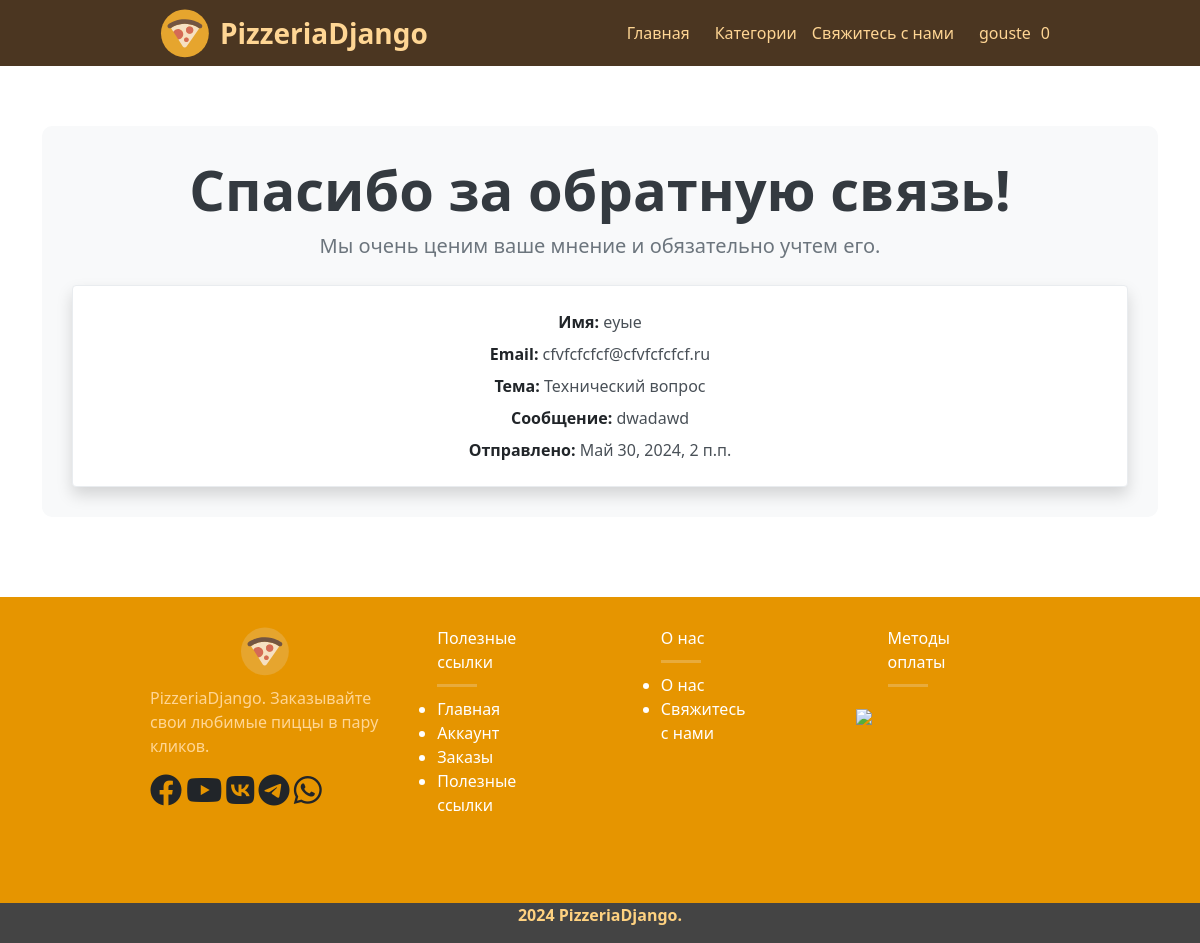
The page /feedback/feedback/thank_you/1/ (signed in) on the database its author committed.
### accounts/models.py (models this page shows, shortened)
class Account(AbstractBaseUser):
    first_name = models.CharField(max_length=100)
    last_name = models.CharField(max_length=100,blank=True)
    username = models.CharField(max_length=100,unique=True)
    phone = models.CharField(max_length=100,unique=True)
    email = models.CharField(max_length=100,unique=True)
    registered_on = models.DateTimeField(auto_now_add=True)
    last_active = models.DateTimeField(auto_now=True)
    is_active = models.BooleanField(default=True)
    is_admin = models.BooleanField(default=False)
    is_superuser = models.BooleanField(default=False)
    is_staff = models.BooleanField(default=False)
    USERNAME_FIELD = 'email'
    REQUIRED_FIELDS = ['first_name','last_name','username','phone']
    objects = AccountManager()

### feedback/models.py (models this page shows, shortened)
class Feedback(models.Model):
    THEMES_CHOICES = [
        ('Technical', 'Технический вопрос'),
        ('General', 'Общий вопрос'),
        ('Bug', 'Сообщение об ошибке'),
        ('Other', 'Другое'),
    ]
    name = models.CharField(max_length=100)
    email = models.EmailField()
    theme = models.CharField(max_length=20, choices=THEMES_CHOICES)
    message = models.TextField()
    created_at = models.DateTimeField(auto_now_add=True)

### feedback/views.py (the view)
# urls.py: path('feedback/thank_you/<int:feedback_id>/', feedback_thank_you, name='feedback_thank_you'),
def feedback_thank_you(request, feedback_id):
    feedback_instance = Feedback.objects.get(id=feedback_id)
    context = {
        'name': feedback_instance.name,
        'email': feedback_instance.email,
        'theme': feedback_instance.get_theme_display(),
        'message': feedback_instance.message,
        'created_at': feedback_instance.created_at,
    }
    return render(request, 'feedback/feedbackEnd.html', context)

### pizzastore/context_processor.py (called while the page is built)
def header_infos(request):
    categories  = Category.objects.all()
    session = request.session.session_key
    total_cart_items = 0
    try:
        if not session:
            request.session.create()
            session = request.session.session_key
        cartitem = CartItems.objects.all().filter(
            cart=Cart.objects.get(cart_session=session)
        )
        for i in cartitem:
            total_cart_items += i.quantity
    except:
        cart_for_save = Cart.objects.create(
            cart_session=session,
        )
        cart_for_save.save()
    return {
        'categories':categories,
         'total_cart_items':total_cart_items
    }

### templates/feedback/feedbackEnd.html (shortened to what this page needs)
{% extends 'base.html' %}
{% load static %}
{% block content %}
    <div class="container mt-5">
        <div class="thank-you-container text-center">
            <h1 class="thank-you-heading display-4">Спасибо за обратную связь!</h1>
            <p class="thank-you-message lead">Мы очень ценим ваше мнение и обязательно учтем его.</p>
            <div class="feedback-details mt-4 p-4 rounded shadow">
                <p class="mb-2"><strong>Имя:</strong> {{ name }}</p>
                <p class="mb-2"><strong>Email:</strong> {{ email }}</p>
                <p class="mb-2"><strong>Тема:</strong> {{ theme }}</p>
                <p class="mb-2"><strong>Сообщение:</strong> {{ message }}</p>
                <p class="mb-0"><strong>Отправлено:</strong> {{ created_at }}</p>
            </div>
        </div>
    </div>
{% endblock content %}

### templates/base.html (shortened to what this page needs)
<!DOCTYPE html>
{% load static %}
<html lang="en">
<head>
    <link href="https://cdn.jsdelivr.net/npm/bootstrap@5.1.3/dist/css/bootstrap.min.css" rel="stylesheet"
>
    <link rel="stylesheet" href="{% static 'css/styles.css' %}"/>
    <link rel="stylesheet" href="https://cdnjs.cloudflare.com/ajax/libs/font-awesome/6.0.0-beta3/css/all.min.css"
/>
</head>
<body>
<nav class="navbar">
    <div style="width: 100%; display: flex; justify-content: space-between; margin-left: 150px; margin-right: 150px; ">
        <a style="display: flex; align-items: center;" href="/">
            <img src="{% static '/images/pizza-svgrepo-com.svg' %}" style="width: 50px; height: 50px; " alt="logo">
            <strong style="font-size: 28px; color: #ffd694; margin-left: 10px">PizzeriaDjango</strong>
        </a>
        <div style="display: flex; align-items: center; justify-content: center;">
            <a href="/" style="color: #ffd694; margin-left: 15px">Главная</a>
            <div class="dropdown" style="color: #ffd694; margin-left: 15px">
                <a class="dropbtn" href="#">Категории</a>
            </div>
            <a href="/feedback" style="color: #ffd694; margin-left: 15px">Свяжитесь с нами</a>
            {% if user.is_authenticated %}
                <div class="dropdown" style="color: #ffd694; margin-left: 15px">
                    <a class="dropbtn" href="#">{{ user.username }}</a>
                </div>
            {% else %}
                <a href="/login" style="color: #ffd694; margin-left: 15px">Войти</a>
                <a href="/register" style="color: #ffd694; margin-left: 15px">Регистрация</a>
            {% endif %}
            <a href="/cart"> {{ total_cart_items }}</a>
        </div>
    </div>
</nav>
{% block content %}
{% endblock %}
<footer>
    <div style="background-color: #e69500; margin-top: 80px; padding-top: 29px; padding-bottom: 20px">
        <div style="padding-left: 150px; margin-right: 150px; padding-bottom: 50px;" >
            <div style="display: flex">
                <div style="padding-right: 20px">
                    <div>
                        <img src="{% static 'images/pizza-svgrepo-com.svg' %}"
                             style="width: 50px; height: 50px; margin-left: 90px; margin-bottom: 10px" alt="img"/>
                    </div>
                    <p style="color: #ffd694"> PizzeriaDjango. Заказывайте свои любимые пиццы в пару кликов.</p>
                    <p class="social-icons">
                        <i class="fa-brands fa-facebook fa-2x"></i>
                        <i class="fa-brands fa-youtube fa-2x"></i>
                        <i class="fa-brands fa-vk fa-2x"></i>
                        <i class="fa-brands fa-telegram fa-2x"></i>
                        <i class="fa-brands fa-whatsapp fa-2x"></i>
                    </p>
                </div>
                <div style="margin-right: 110px; width: 250px;">
                    <ul style="color: white"> Полезные ссылки
                        <hr>
                        <li><a style="color: white" href="/"> Главная </a></li>
                        <li><a style="color: white" href="/dashboard"> Аккаунт </a></li>
                        <li><a style="color: white" href="/dashboard/orders"> Заказы </a></li>
                        <li><a style="color: white" href="/feedback/goodLinks"> Полезные ссылки </a>
                        </li>
                    </ul>
                </div>
                <div style="margin-right: 110px; width: 250px;">
                    <ul style="color: white"> О нас
                        <hr>
                        <li><a style="color: white" href="/about"> О нас </a></li>
                        <li><a style="color: white" href="/feedback"> Свяжитесь с нами </a></li>
                    </ul>
                </div>
                <div style="margin-right: 100px; width: 190px; ">
                    <ul style="color: white;"> Методы оплаты
                        <hr style="margin-top: 10px">
                    </ul>
                    <img src="{% static 'images/pay-us.png' %}" style="height:36px;"/>
                </div>
            </div>
        </div>
    </div>
    <div style="background: #444444;height:40px">
        <div class="row" style="height: 38px;">
            <p style="display:flex; align-items: center; justify-content: center; color: #ffd280; font-weight: bold"> 2024 PizzeriaDjango. </p>
        </div>
    </div>
</footer>
</body>
</html>

### staticfiles/css/styles.css (style rules this page uses)
nav.navbar { background-color: #4B3621; }
hr { margin-top: 10px; margin-bottom: 10px; border: 0; border-top: 3px solid #eeeeee !important; width: 40px; }

### templates/base.html (style rules this page uses)
body { overflow-x: hidden; }
a, a:hover, a:focus, a:active { text-decoration: none; }
.navbar a { color: #ffd694; margin-left: 10px; }
.dropdown { position: relative; display: inline-block; }
.navbar { z-index: 1000; }

### templates/feedback/feedbackEnd.html (style rules this page uses)
.thank-you-container { margin-top: 60px; background-color: #f8f9fa; padding: 30px; border-radius: 10px; }
.thank-you-heading { color: #343a40; font-weight: bold; }
.thank-you-message { color: #6c757d; }
.feedback-details { background-color: #ffffff; border: 1px solid #e9ecef; padding: 20px; border-radius: 10px; }
.feedback-details p { color: #495057; }
.feedback-details strong { color: #212529; }

### rows shown on the page
Account: username "gouste"
Feedback: name "еуые", email "cfvfcfcfcf@cfvfcfcfcf.ru", message "dwadawd", created_at "Май 30, 2024, 2 п.п."

### other values the page prints
{{ total_cart_items }} "0"
{{ theme }} "Технический вопрос"
